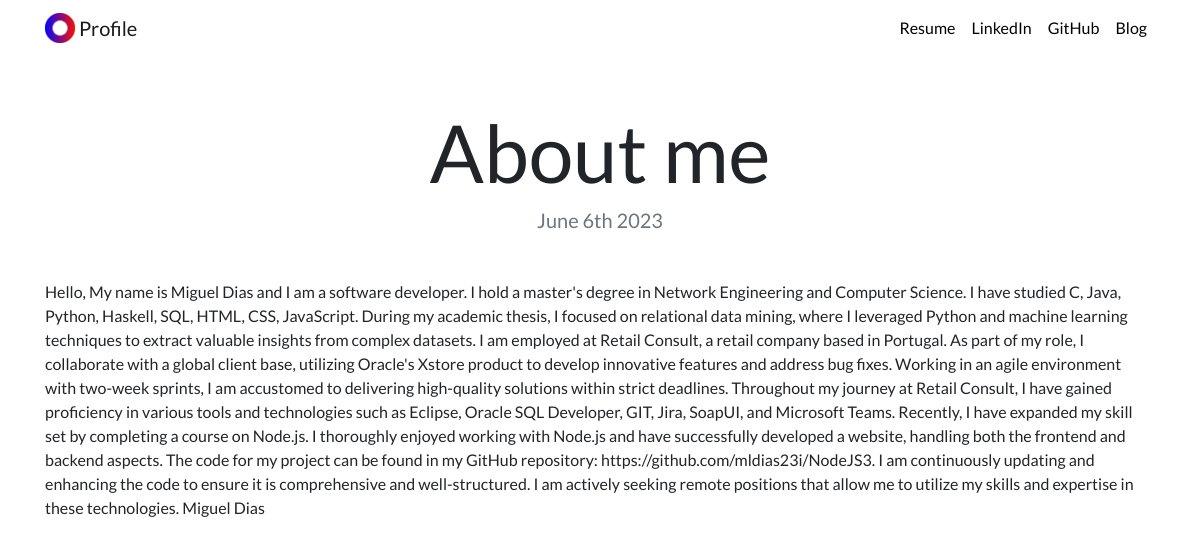
Page /blog/1/ on the committed database.
### blog/models.py (models this page shows, shortened)
class Blog(models.Model):
    title = models.CharField(max_length=200)
    date = models.DateField()
    description = models.TextField()

### blog/views.py (the view)
# urls.py: path('<int:blog_id>/', views.detail, name="detail"),
def detail(request, blog_id):
    blog = get_object_or_404(Blog, pk=blog_id)
    return render(request, 'blog/detail.html', {'blog': blog})

### blog/templates/blog/detail.html
{% extends "portfolio/base.html" %}
{% load static %}
{% block content %}
<h1 class="text-center mt-5" id="blogdetailtitle">{{ blog.title }}</h1>
<h5 class="text-center text-muted mb-5">{{ blog.date|date:'F jS Y' }}</h5>
{{ blog.description|safe }}
{% endblock %}

### portfolio/static/portfolio/custom.css (style rules this page uses)
body { font-family: 'Lato', sans-serif; }
@media (min-width: 992px) { #blogdetailtitle { font-size: 5rem; } }

### rows in the picture
Blog: title "About me", date "June 6th 2023", description "Hello, My name is Miguel Dias and I am a software developer. I hold a master's degree in Network Engineering and Computer Science. I have studied C, Java, Python, Haskell, SQL, HTML, CSS, JavaScript. During my academic thesis, I focused on relational data mining, where I leveraged Python and machine learning techniques to extract valuable insights from complex datasets. I am employed at Retail Consult, a retail company based in Portugal. As part of my role, I collaborate with a global client base, utilizing Oracle's Xstore product to develop innovative features and address bug fixes. Working in an agile environment with two-week sprints, I am accustomed to delivering high-quality solutions…"
